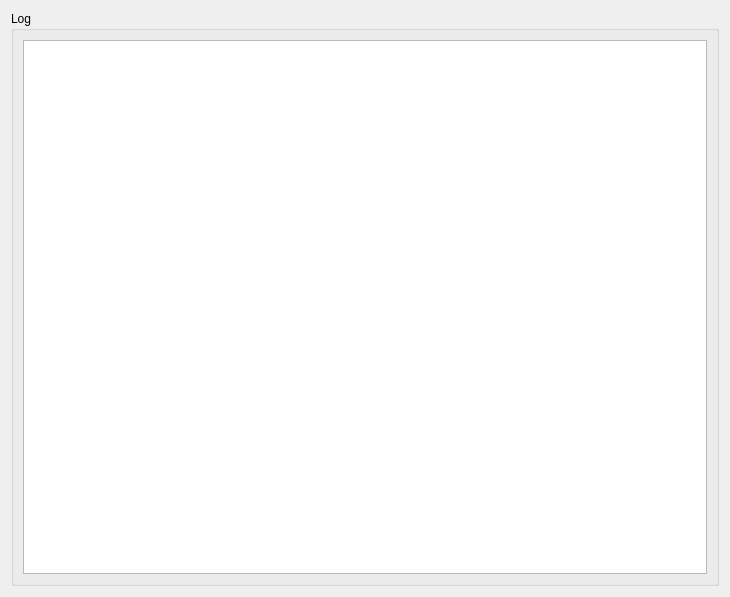
<?xml version="1.0" encoding="UTF-8"?>
<ui version="4.0">
 <class>EventWidget</class>
 <widget class="QWidget" name="EventWidget">
  <property name="geometry">
   <rect>
    <x>0</x>
    <y>0</y>
    <width>730</width>
    <height>597</height>
   </rect>
  </property>
  <property name="windowTitle">
   <string>Log</string>
  </property>
  <property name="windowIcon">
   <iconset resource="../resource/resource.qrc">
    <normaloff>:/16x16_ico_png/log_info.png</normaloff>:/16x16_ico_png/log_info.png</iconset>
  </property>
  <layout class="QVBoxLayout" name="verticalLayout_2">
   <item>
    <widget class="QGroupBox" name="groupBox">
     <property name="title">
      <string>Log</string>
     </property>
     <layout class="QVBoxLayout" name="verticalLayout">
      <item>
       <widget class="QListView" name="listView"/>
      </item>
     </layout>
    </widget>
   </item>
  </layout>
  <action name="actionClearLog">
   <property name="icon">
    <iconset resource="../resource/resource.qrc">
     <normaloff>:/32x32_ico_png/log_empty.png</normaloff>:/32x32_ico_png/log_empty.png</iconset>
   </property>
   <property name="text">
    <string>Clear</string>
   </property>
   <property name="toolTip">
    <string>Clear application log</string>
   </property>
  </action>
 </widget>
 <resources>
  <include location="../resource/resource.qrc"/>
 </resources>
 <connections/>
</ui>
